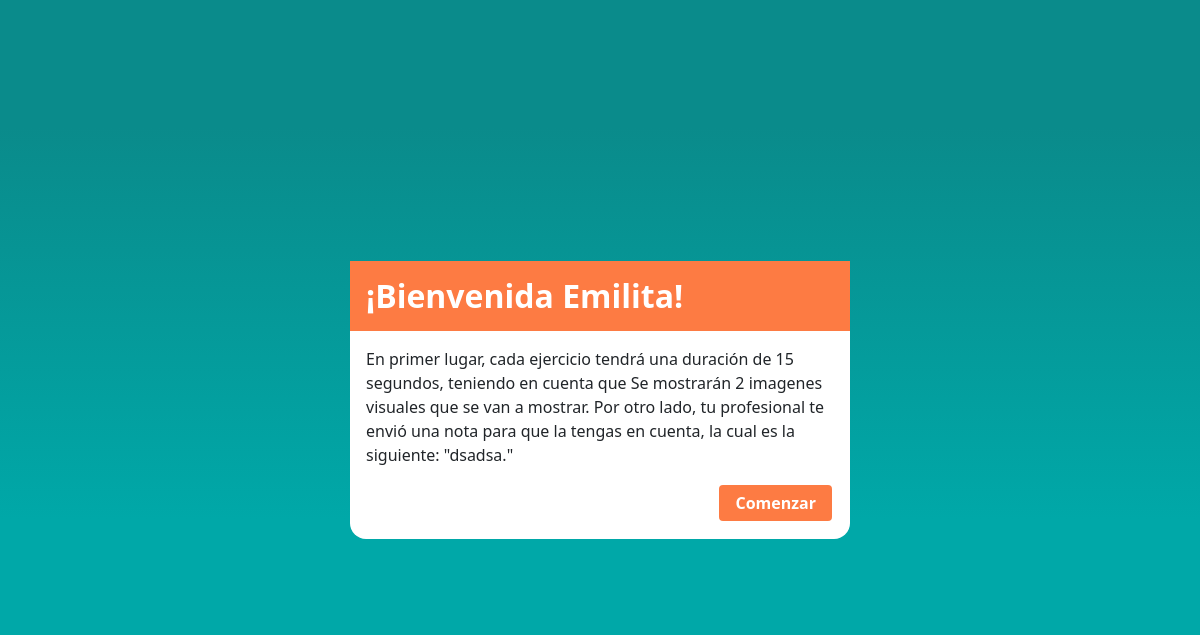
Page /view/patient/session/show.php (signed in) on the earlier database version.
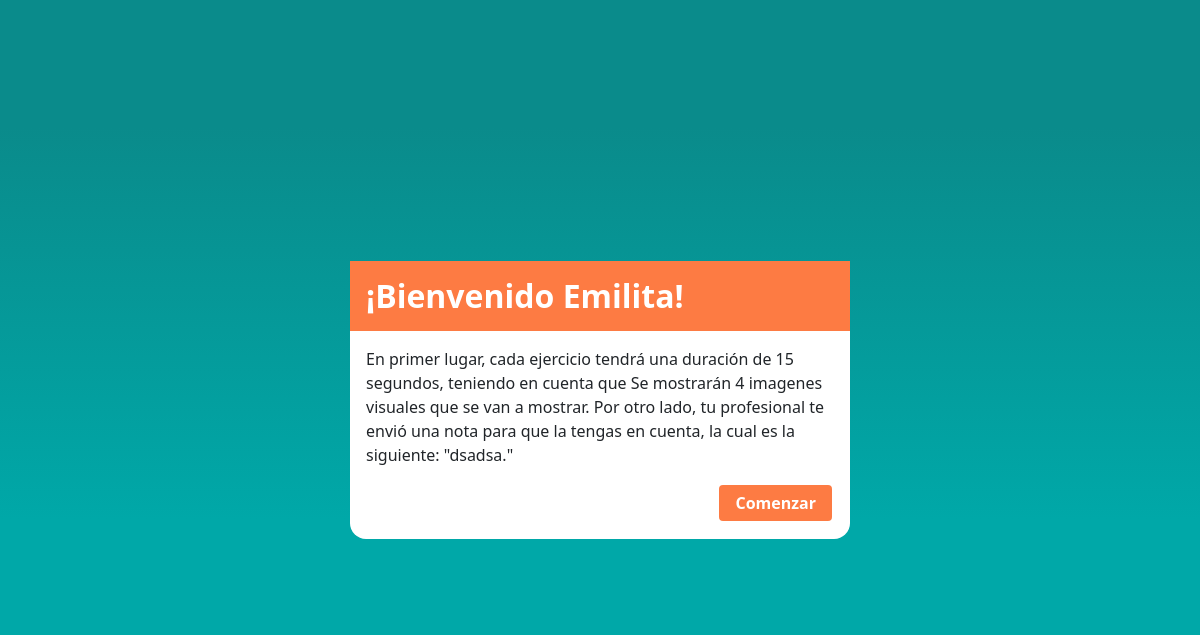
Same page on the later database version.
### tables this page shows
CREATE TABLE `terapias_lenguaje` (
  `id_terapia_lenguaje` int(10) NOT NULL,
  `id_paciente` int(10) DEFAULT NULL,
  `ejercicios` text DEFAULT NULL,
  `duracion_cada_ejercicio` int(10) DEFAULT NULL,
  `duracion_total` time DEFAULT NULL,
  `nota` text DEFAULT NULL
);

### view/patient/session/show.php (the view, shortened to what this page needs)
<?php
function show_welcome_message()
{
    include '../../../php/connectionBD.php';
    $id_patient = $_SESSION['id_patient'];
    $get_information_therapy_query = 'SELECT nota, duracion_cada_ejercicio, duracion_total, ejercicios FROM terapias_lenguaje WHERE id_paciente = :id_patient';
    $get_information_therapy_stmt = $pdo->prepare($get_information_therapy_query);
    $get_information_therapy_stmt->bindParam('id_patient', $id_patient, PDO::PARAM_INT);
    $get_information_therapy_stmt->execute();
    $row_information_therapy = $get_information_therapy_stmt->fetch(PDO::FETCH_ASSOC);
    $imagenes_visuales = count(explode(',', $row_information_therapy['ejercicios'])) -1 ;
    $message_count_img =  $imagenes_visuales == 1 ? 'que es una imagen visual la que se va a mostrar.' : 'Se mostrarán '.$imagenes_visuales .' imagenes visuales que se van a mostrar.';
    echo '
     <p  data-exercise="' . $row_information_therapy['ejercicios'] . '" > En primer lugar, cada ejercicio tendrá una duración  de
     <span class="duration_each_exercise"> ' . intval($row_information_therapy['duracion_cada_ejercicio']) / 1000 . ' </span>segundos, teniendo en cuenta que
         ' .$message_count_img. '';
    if (strlen($row_information_therapy['nota']) != 0) {
        echo ' Por otro lado, tu profesional te envió una nota para que la tengas en cuenta, la cual es
                la siguiente: "' . trim($row_information_therapy['nota']) . '."<p>';
    } else {
        echo '</p>';
    }
}
?>
<!doctype html>
<html lang="es" class="full-heigh">
<head>
    <link href="https://cdn.jsdelivr.net/npm/bootstrap@5.3.3/dist/css/bootstrap.min.css" rel="stylesheet"
>
    <link rel="stylesheet" href="https://cdn.jsdelivr.net/npm/bootstrap-icons@1.11.3/font/bootstrap-icons.min.css">
    <link rel="stylesheet" href="../../../css/reset.css">
    <link rel="stylesheet" href="../../../css/components/body.css">
    <link rel="stylesheet" href="../../../css/components/footer.css">
    <link rel="stylesheet" href="../../../css/components/button.css">
    <link rel="stylesheet" href="../../../css/components/header.css">
    <link rel="stylesheet" href="../../../css/components/auxiliary.css">
    <link rel="stylesheet" href="../../../css/components/modal-window.css">
    <link rel="stylesheet" href="../../../css/admin/header.css">
    <link rel="stylesheet" href="../../../css/user/session.css">
    <link rel="stylesheet" href="//cdn.jsdelivr.net/npm/alertifyjs@1.14.0/build/css/alertify.min.css" />
</head>
<body>
    <main class="flex-start-full w-100 session">
        <section class="session__horizontal-bar w-100" data-count="0">
            <div class="flex-between-full">
                <div class="d-flex gap-4">
                    <button class="back">
                        <i class="bi bi-box-arrow-left fs-2"></i>
                    </button>
                    <div class="sound">
                        <i class="bi bi-volume-up fs-2"></i>
                    </div>
                </div>
                <div class="d-flex gap-4">
                    <div class="amount">
                        <div class="px-2 p-2">
                            <span class="fs-3">1</span>
                        </div>
                        <i class="bi-images fs-2"></i>
                    </div>
                    <div class="time">
                        <div class="fs-3 p-2 px-3">
                            00:<span class="fs-3">00</span>
                        </div>
                        <i class="bi-stopwatch-fill fs-2"></i>
                    </div>
                </div>
            </div>
        </section>
        <div class="flex-center-full">
            <div class="session-therapy">
                <figure class="" draggable="false">
                </figure>
            </div>
        </div>
    </main>
    <div class="modal-welcome container-modal">
        <div class="modal-content flex-center-full flex-column animation__back-left">
            <div class="content__header w-100  ">
                <h1>¡<?php
                        echo $_SESSION['id_gender'] == 1 ?  'Bienvenido'  : 'Bienvenida';
                        echo ' ' . $_SESSION['user']
                        ?>!
                </h1>
            </div>
            <div class="p-3">
                <div class="content__body">
                    <?php
                    show_welcome_message()
                    ?>
                </div>
                <div class="content__footer text-end">
                    <button class="button__orange btn-exit-welcome">Comenzar</button>
                </div>
            </div>
        </div>
    </div>
</body>
</html>

Differences in the rows shown:
changed terapias_lenguaje "dsadsa": ejercicios "Se mostrarán 2 imagenes visuales que se van a mostrar." → "Se mostrarán 4 imagenes visuales que se van a mostrar."
Other differences:
text no longer shown: "Bienvenida"
text now shown: "Bienvenido"
